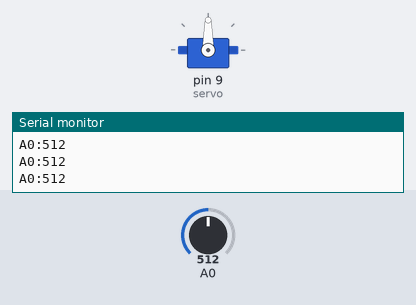
Recording of a sketch running on a simulated Arduino Uno, built with avr-gcc and run on an emulated ATmega328P. Parts: servo, the last lines printed to the serial monitor. Inputs (shaded band) come from the test bench; at power-on: A0 = 512.

Above: at 1.3 s.
1.4 s: A0 set to 941
2.9 s: A0 set to 962
At 4.8 s:
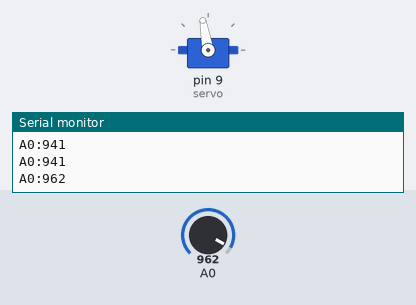
8.0 s: A0 set to 960
Timing chart, 0 to 12.0 s (numbered marks = the images above; inputs shaded):
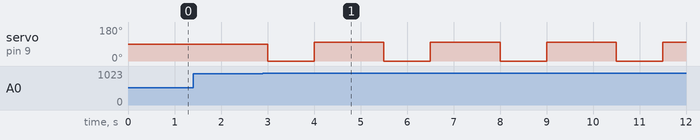

The sketch:

sketch_nov07a.ino
```cpp
#include<Servo.h>

Servo servo;

void setup()
{
  servo.attach(9);
  Serial.begin(115200);
}

void loop()
{
  int iValue0 = analogRead(A0);
  Serial.print("A0:");
  Serial.print(iValue0);
  Serial.println();
  if(iValue0>950){
    servo.write(0);
    delay(1000);
    servo.write(100);
    delay(1000);
  }
  delay(500);
}
```

Measured:
- the behaviour switches between 950 and 951 on A0 (found by bisection; images 0 and 1)
- after the input at 2.9 s, servo on pin 9 (servo): alternates 100° for 1.5 s and 0° for 1.0 s, starting after 0.10 s
